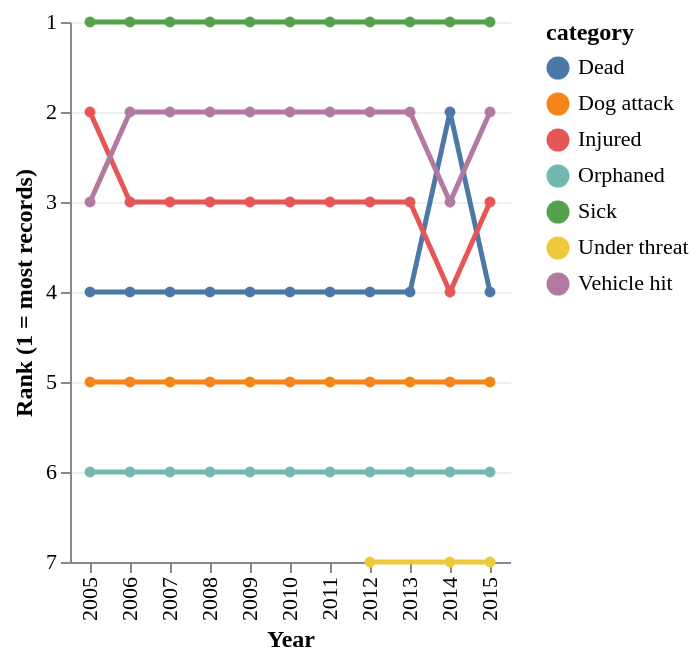

Specify this chart in Vega-Lite:
### Vega-Lite specification from a JSON file in a GitHub repository (floating-point values rounded to 4 significant figures)
{"$schema": "https://vega.github.io/schema/vega-lite/v5.json", "background": "white", "config": {"font": "DM Sans", "axis": {"labelFontSize": 11, "titleFontSize": 12, "gridColor": "#edf1ed"}, "legend": {"labelFontSize": 11, "titleFontSize": 12}, "view": {"stroke": null}}, "data": {"values": [{"year": 2005, "rank": 4.0, "category": "Dead"}, {"year": 2005, "rank": 5.0, "category": "Dog attack"}, {"year": 2005, "rank": 2.0, "category": "Injured"}, {"year": 2005, "rank": 6.0, "category": "Orphaned"}, {"year": 2005, "rank": 1.0, "category": "Sick"}, {"year": 2005, "rank": 3.0, "category": "Vehicle hit"}, {"year": 2006, "rank": 4.0, "category": "Dead"}, {"year": 2006, "rank": 5.0, "category": "Dog attack"}, {"year": 2006, "rank": 3.0, "category": "Injured"}, {"year": 2006, "rank": 6.0, "category": "Orphaned"}, {"year": 2006, "rank": 1.0, "category": "Sick"}, {"year": 2006, "rank": 2.0, "category": "Vehicle hit"}, {"year": 2007, "rank": 4.0, "category": "Dead"}, {"year": 2007, "rank": 5.0, "category": "Dog attack"}, {"year": 2007, "rank": 3.0, "category": "Injured"}, {"year": 2007, "rank": 6.0, "category": "Orphaned"}, {"year": 2007, "rank": 1.0, "category": "Sick"}, {"year": 2007, "rank": 2.0, "category": "Vehicle hit"}, {"year": 2008, "rank": 4.0, "category": "Dead"}, {"year": 2008, "rank": 5.0, "category": "Dog attack"}, {"year": 2008, "rank": 3.0, "category": "Injured"}, {"year": 2008, "rank": 6.0, "category": "Orphaned"}, {"year": 2008, "rank": 1.0, "category": "Sick"}, {"year": 2008, "rank": 2.0, "category": "Vehicle hit"}, {"year": 2009, "rank": 4.0, "category": "Dead"}, {"year": 2009, "rank": 5.0, "category": "Dog attack"}, {"year": 2009, "rank": 3.0, "category": "Injured"}, {"year": 2009, "rank": 6.0, "category": "Orphaned"}, {"year": 2009, "rank": 1.0, "category": "Sick"}, {"year": 2009, "rank": 2.0, "category": "Vehicle hit"}, {"year": 2010, "rank": 4.0, "category": "Dead"}, {"year": 2010, "rank": 5.0, "category": "Dog attack"}, {"year": 2010, "rank": 3.0, "category": "Injured"}, {"year": 2010, "rank": 6.0, "category": "Orphaned"}, {"year": 2010, "rank": 1.0, "category": "Sick"}, {"year": 2010, "rank": 2.0, "category": "Vehicle hit"}, {"year": 2011, "rank": 4.0, "category": "Dead"}, {"year": 2011, "rank": 5.0, "category": "Dog attack"}, {"year": 2011, "rank": 3.0, "category": "Injured"}, {"year": 2011, "rank": 6.0, "category": "Orphaned"}, {"year": 2011, "rank": 1.0, "category": "Sick"}, {"year": 2011, "rank": 2.0, "category": "Vehicle hit"}, {"year": 2012, "rank": 4.0, "category": "Dead"}, {"year": 2012, "rank": 5.0, "category": "Dog attack"}, {"year": 2012, "rank": 3.0, "category": "Injured"}, {"year": 2012, "rank": 6.0, "category": "Orphaned"}, {"year": 2012, "rank": 1.0, "category": "Sick"}, {"year": 2012, "rank": 7.0, "category": "Under threat"}, {"year": 2012, "rank": 2.0, "category": "Vehicle hit"}, {"year": 2013, "rank": 4.0, "category": "Dead"}, {"year": 2013, "rank": 5.0, "category": "Dog attack"}, {"year": 2013, "rank": 3.0, "category": "Injured"}, {"year": 2013, "rank": 6.0, "category": "Orphaned"}, {"year": 2013, "rank": 1.0, "category": "Sick"}, {"year": 2013, "rank": 2.0, "category": "Vehicle hit"}, {"year": 2014, "rank": 2.0, "category": "Dead"}, {"year": 2014, "rank": 5.0, "category": "Dog attack"}, {"year": 2014, "rank": 4.0, "category": "Injured"}, {"year": 2014, "rank": 6.0, "category": "Orphaned"}, {"year": 2014, "rank": 1.0, "category": "Sick"}, {"year": 2014, "rank": 7.0, "category": "Under threat"}, {"year": 2014, "rank": 3.0, "category": "Vehicle hit"}, {"year": 2015, "rank": 4.0, "category": "Dead"}, {"year": 2015, "rank": 5.0, "category": "Dog attack"}, {"year": 2015, "rank": 3.0, "category": "Injured"}, {"year": 2015, "rank": 6.0, "category": "Orphaned"}, {"year": 2015, "rank": 1.0, "category": "Sick"}, {"year": 2015, "rank": 7.0, "category": "Under threat"}, {"year": 2015, "rank": 2.0, "category": "Vehicle hit"}]}, "width": "container", "height": 270, "mark": {"type": "line", "point": true, "strokeWidth": 2.5}, "encoding": {"x": {"field": "year", "type": "ordinal", "title": "Year"}, "y": {"field": "rank", "type": "quantitative", "scale": {"reverse": true, "domain": [1, 7]}, "title": "Rank (1 = most records)"}, "color": {"field": "category", "type": "nominal", "scale": {"scheme": "tableau10"}}, "tooltip": [{"field": "category", "type": "nominal"}, {"field": "year", "type": "ordinal"}, {"field": "rank", "type": "quantitative"}]}}
